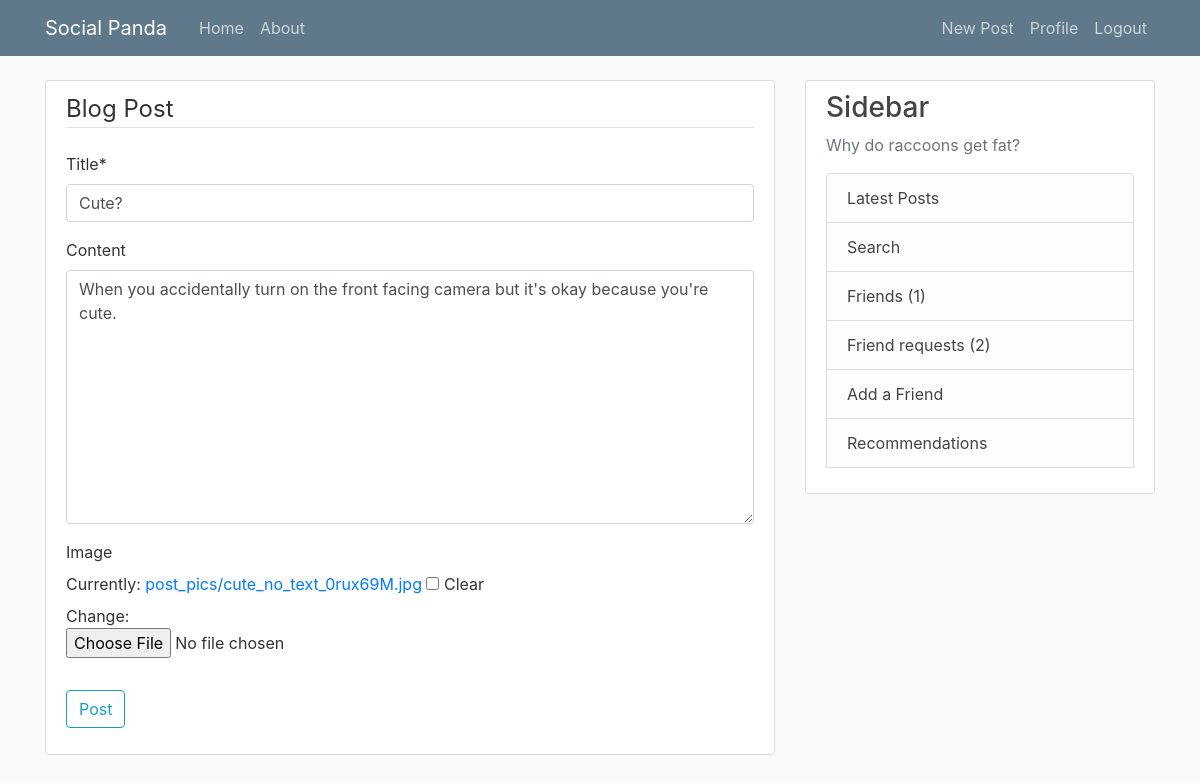
The page /post/14/update (signed in) on the database its author committed.
### blog/models.py (models this page shows, shortened)
class Post(models.Model):
    title = models.CharField(max_length=100)
    content = models.TextField(blank=True, null=True)  # unrestriced text
    date_posted = models.DateTimeField(default=timezone.now)
    author = models.ForeignKey(User, on_delete=models.CASCADE)
    image = models.ImageField(blank=True, null=True, upload_to="post_pics")

### blog/views.py (the view, shortened to what this page needs)
# urls.py: path("post/<int:pk>/update", PostUpdateView.as_view(), name="post-update"),
class PostUpdateView(LoginRequiredMixin, UserPassesTestMixin, UpdateView):
    model = Post
    fields = ["title", "content", "image"]
    def test_func(self):
        post = self.get_object()
        if self.request.user == post.author:
            return True
        return False

### blog/context_processors.py (called while the page is built)
def friend_requests(request):
    user = request.user
    friend_request_count = FriendRequest.objects.filter(receiver_id=user.id).count()
    friend_count = Friend.objects.filter(current_user_id=user.id).count()
    shared_posts_count = SharedPost.objects.filter(post_receiver_id=user.id).count()
    return {
        "friend_request_count": friend_request_count,
        "friends_count": friend_count,
        "shared_posts_count": shared_posts_count,
    }

### blog/templates/blog/post_form.html (shortened to what this page needs)
{% extends 'blog/base.html'%}
{% load crispy_forms_tags %}
{% block content %}
    <div class="content-section">
        <form enctype="multipart/form-data" method="POST">
            <fieldset class="form-group">
                <legend class="border-bottom mb-4">Blog Post</legend>
                {{ form|crispy }}
            </fieldset>
            <div class="form-group">
                <button class="btn btn-outline-info" type="submit">Post</button>
            </div>
        </form>
    </div>
{% endblock content %}

### blog/static/blog/main.css (style rules this page uses)
body { background: #fafafa; color: #333333; margin-top: 5rem; }
.content-section { background: #ffffff; padding: 10px 20px; border: 1px solid #dddddd; border-radius: 3px; margin-bottom: 20px; }

### rows shown on the page
Post: title "Cute?", content "When you accidentally turn on the front facing camera but it's okay because you're cute."

### other values the page prints
{{ friends_count }} "1"
{{ friend_request_count }} "2"
